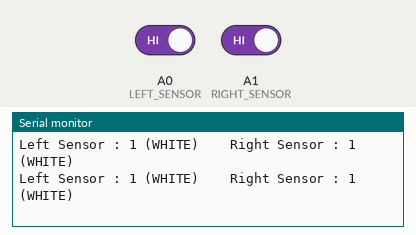
Recording of a sketch running on a simulated Arduino Uno, built with avr-gcc and run on an emulated ATmega328P. On the bench: the last lines printed to the serial monitor. Inputs (shaded band) come from the test bench; at power-on: A0 (LEFT_SENSOR) HIGH, A1 (RIGHT_SENSOR) HIGH.

Above: at 1.2 s.
1.3 s: A0 (LEFT_SENSOR) driven LOW
At 1.57 s:
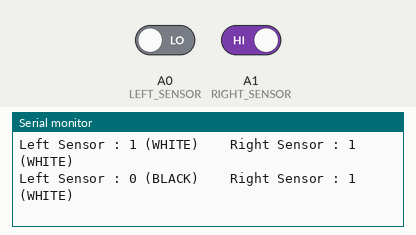
3.3 s: A1 (RIGHT_SENSOR) driven LOW
At 3.58 s:
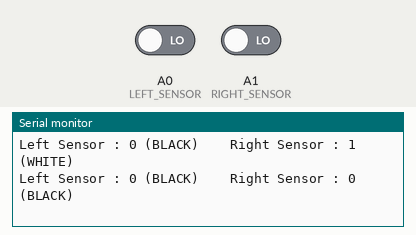
5.3 s: A0 (LEFT_SENSOR) driven HIGH
At 5.58 s:
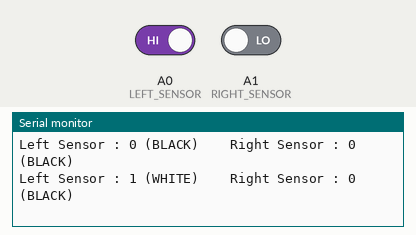

The sketch:

Practical_74.ino
```cpp
// ===================================
// Practical-74 : Test Line Sensors
// ===================================

// Line Sensor Pins
#define LEFT_SENSOR  A0
#define RIGHT_SENSOR A1

void setup()
{
  Serial.begin(9600);

  pinMode(LEFT_SENSOR, INPUT);
  pinMode(RIGHT_SENSOR, INPUT);

  Serial.println("=== Line Sensor Test ===");
}

void loop()
{
  int left = digitalRead(LEFT_SENSOR);
  int right = digitalRead(RIGHT_SENSOR);

  Serial.print("Left Sensor : ");
  Serial.print(left);

  if (left == LOW)
    Serial.print(" (BLACK)");
  else
    Serial.print(" (WHITE)");

  Serial.print("    ");

  Serial.print("Right Sensor : ");
  Serial.print(right);

  if (right == LOW)
    Serial.println(" (BLACK)");
  else
    Serial.println(" (WHITE)");

  delay(200);
}
```

Measured:
- after the input at 1.3 s, the serial monitor: prints a new line after 0.12 s (image 1)
- after the input at 3.3 s, the serial monitor: prints a new line after 0.12 s (image 2)
- after the input at 5.3 s, the serial monitor: prints a new line after 0.13 s (image 3)
